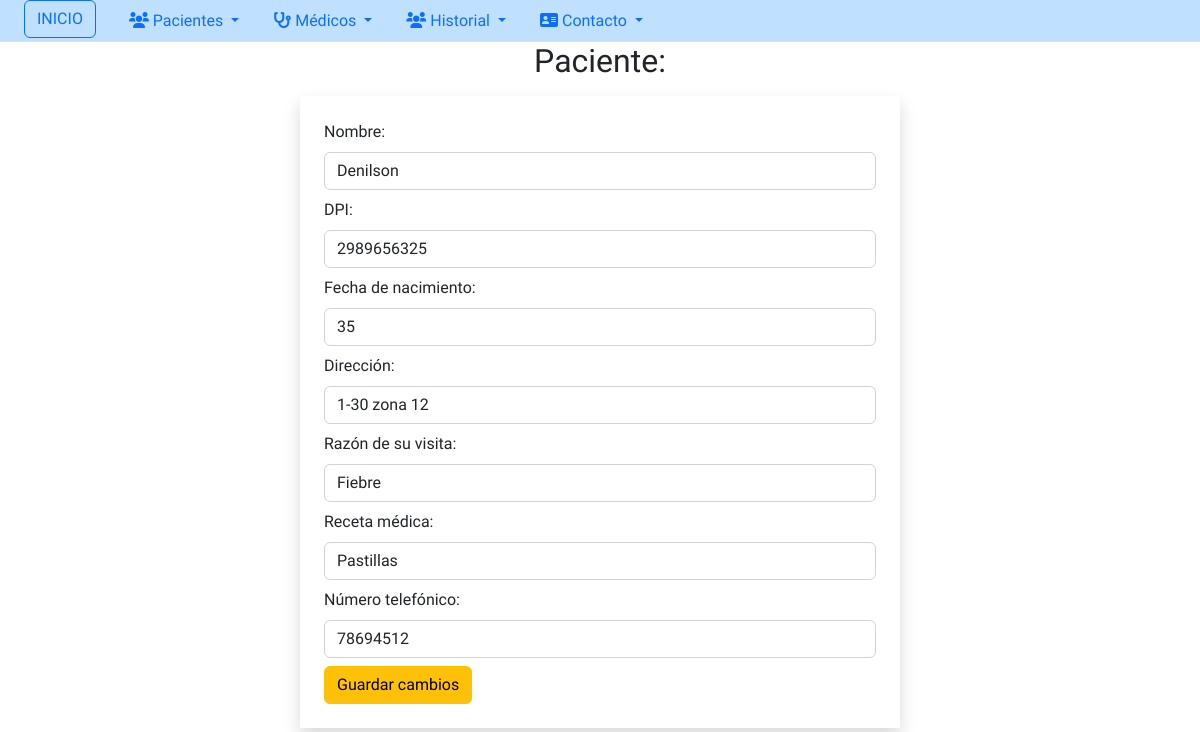
Page /pacientes/detalle/13 on the committed database.
### Clinica/models.py (models this page shows)
class Pacientes(models.Model):
    nombre = models.CharField(max_length=50)
    dpi = models.CharField(max_length=20)
    fecha_de_nacimiento = models.CharField(max_length=50)
    dirección = models.CharField(max_length=100)
    razón_de_su_visita = models.CharField(max_length=100)
    receta_médica = models.CharField(max_length=70)
    número_telefónico = models.CharField(max_length=20)

### Clinica/views.py (the view)
# urls.py: path('pacientes/detalle/<int:id>', views.detalle, name='detalle'),
def detalle(request, id):
    paciente = Pacientes.objects.get(pk=id)
    return render(request, "pacientesEditar.html",{'paciente' : paciente})

### Clinica/templates/pacientesEditar.html (shortened to what this page needs)
{% extends 'plantilla.html' %}
{% block content %}
    <h2 class="text-center google-font-form">Paciente:</h2>
    <form class="w-50 shadow mx-auto p-4 m-3 google-font-form" method="post" action="{% url 'editar' %}">
        Nombre: <input type="text" name="nombre" class="form-control my-2" required value="{{ paciente.nombre }}">
        DPI: <input type="number" name="dpi" class="form-control my-2" required value="{{ paciente.dpi }}">
        Fecha de nacimiento: <input type="text" name="fecha_de_nacimiento" class="form-control my-2" required value="{{ paciente.fecha_de_nacimiento }}">
        Dirección: <input type="text" name="dirección" class="form-control my-2" required value="{{ paciente.dirección }}">
        Razón de su visita: <input type="text" name="razón_de_su_visita" class="form-control my-2" required value="{{ paciente.razón_de_su_visita }}">
        Receta médica: <input type="text" name="receta_médica" class="form-control my-2" required value="{{ paciente.receta_médica }}">
        Número telefónico: <input type="number" name="número_telefónico" class="form-control my-2" required value="{{ paciente.número_telefónico }}">
        <input type="submit" value="Guardar cambios" class="btn btn-warning">
    </form>
{% endblock %}

### Clinica/templates/pacientesEditar.html (style rules this page uses)
.google-font-form { font-family: 'Chakra Petch', sans-serif; }

### rows in the picture
Pacientes: nombre "Denilson", dpi "2989656325", fecha_de_nacimiento "35", dirección "1-30 zona 12", razón_de_su_visita "Fiebre", receta_médica "Pastillas", número_telefónico "78694512"
